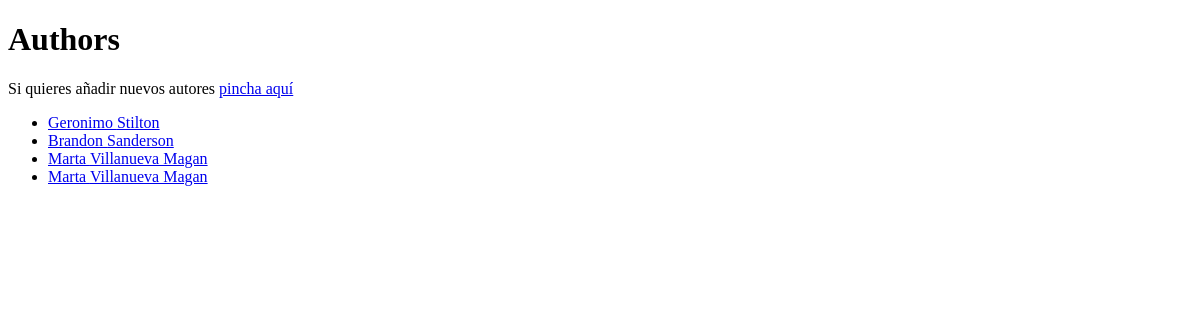
Before: /books/authors/ (signed in) with the older database file.
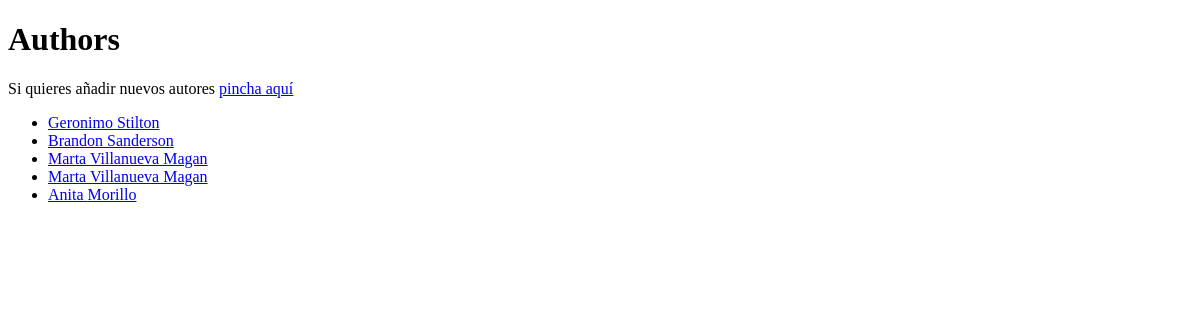
After: the same page with the newer database file.
### books/models.py (models this page shows, shortened)
class Author(models.Model):
    first_name = models.CharField(max_length=100)
    last_name = models.CharField(max_length=100)
    birth_date = models.DateField(blank=True, null=False)

### books/views.py (the view)
# urls.py: path("authors/", views.authors, name="authors"),
@login_required
def authors(request):
    authors = Author.objects.all()
    context = {
        'authors': authors
    }
    return render(request, "books/authors.html", context)

### books/templates/books/authors.html (shortened to what this page needs)
<!DOCTYPE html>
<html lang="en">
<head>
</head>
<body>
<h1>Authors</h1>
<p>Si quieres añadir nuevos autores <a href="{% url 'books:add_author' %}">pincha aquí</a></p>
    {% if authors %}
        <ul>
        {% for author in authors %}
            <li><a href="{% url 'books:authors_details' author.id %}">{{ author.first_name }} {{ author.last_name }}
            </a></li> {% endfor %}
        </ul>
    {% else %}
        <p>No Authors are available.</p>
    {% endif %}
</body>
</html>

Changed rows visible on the page:
added Author: first_name "Anita", last_name "Morillo"
